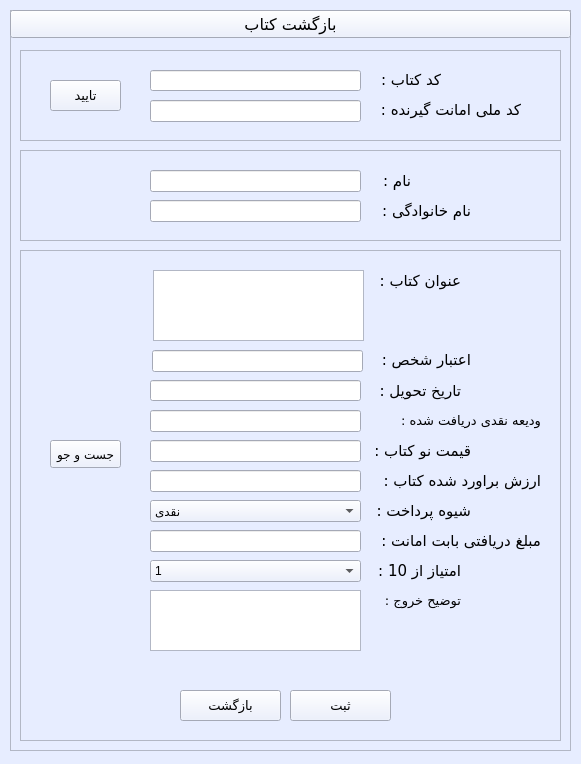
<?xml version="1.0" encoding="UTF-8"?>
<ui version="4.0">
 <class>return_book</class>
 <widget class="QWidget" name="return_book">
  <property name="geometry">
   <rect>
    <x>0</x>
    <y>0</y>
    <width>581</width>
    <height>764</height>
   </rect>
  </property>
  <property name="minimumSize">
   <size>
    <width>581</width>
    <height>764</height>
   </size>
  </property>
  <property name="maximumSize">
   <size>
    <width>581</width>
    <height>764</height>
   </size>
  </property>
  <property name="palette">
   <palette>
    <active>
     <colorrole role="WindowText">
      <brush brushstyle="SolidPattern">
       <color alpha="255">
        <red>0</red>
        <green>0</green>
        <blue>0</blue>
       </color>
      </brush>
     </colorrole>
     <colorrole role="Button">
      <brush brushstyle="SolidPattern">
       <color alpha="255">
        <red>231</red>
        <green>237</green>
        <blue>255</blue>
       </color>
      </brush>
     </colorrole>
     <colorrole role="Light">
      <brush brushstyle="SolidPattern">
       <color alpha="255">
        <red>255</red>
        <green>255</green>
        <blue>255</blue>
       </color>
      </brush>
     </colorrole>
     <colorrole role="Midlight">
      <brush brushstyle="SolidPattern">
       <color alpha="255">
        <red>243</red>
        <green>246</green>
        <blue>255</blue>
       </color>
      </brush>
     </colorrole>
     <colorrole role="Dark">
      <brush brushstyle="SolidPattern">
       <color alpha="255">
        <red>115</red>
        <green>118</green>
        <blue>127</blue>
       </color>
      </brush>
     </colorrole>
     <colorrole role="Mid">
      <brush brushstyle="SolidPattern">
       <color alpha="255">
        <red>154</red>
        <green>158</green>
        <blue>170</blue>
       </color>
      </brush>
     </colorrole>
     <colorrole role="Text">
      <brush brushstyle="SolidPattern">
       <color alpha="255">
        <red>0</red>
        <green>0</green>
        <blue>0</blue>
       </color>
      </brush>
     </colorrole>
     <colorrole role="BrightText">
      <brush brushstyle="SolidPattern">
       <color alpha="255">
        <red>255</red>
        <green>255</green>
        <blue>255</blue>
       </color>
      </brush>
     </colorrole>
     <colorrole role="ButtonText">
      <brush brushstyle="SolidPattern">
       <color alpha="255">
        <red>0</red>
        <green>0</green>
        <blue>0</blue>
       </color>
      </brush>
     </colorrole>
     <colorrole role="Base">
      <brush brushstyle="SolidPattern">
       <color alpha="255">
        <red>255</red>
        <green>255</green>
        <blue>255</blue>
       </color>
      </brush>
     </colorrole>
     <colorrole role="Window">
      <brush brushstyle="SolidPattern">
       <color alpha="255">
        <red>231</red>
        <green>237</green>
        <blue>255</blue>
       </color>
      </brush>
     </colorrole>
     <colorrole role="Shadow">
      <brush brushstyle="SolidPattern">
       <color alpha="255">
        <red>0</red>
        <green>0</green>
        <blue>0</blue>
       </color>
      </brush>
     </colorrole>
     <colorrole role="AlternateBase">
      <brush brushstyle="SolidPattern">
       <color alpha="255">
        <red>243</red>
        <green>246</green>
        <blue>255</blue>
       </color>
      </brush>
     </colorrole>
     <colorrole role="ToolTipBase">
      <brush brushstyle="SolidPattern">
       <color alpha="255">
        <red>255</red>
        <green>255</green>
        <blue>220</blue>
       </color>
      </brush>
     </colorrole>
     <colorrole role="ToolTipText">
      <brush brushstyle="SolidPattern">
       <color alpha="255">
        <red>0</red>
        <green>0</green>
        <blue>0</blue>
       </color>
      </brush>
     </colorrole>
    </active>
    <inactive>
     <colorrole role="WindowText">
      <brush brushstyle="SolidPattern">
       <color alpha="255">
        <red>0</red>
        <green>0</green>
        <blue>0</blue>
       </color>
      </brush>
     </colorrole>
     <colorrole role="Button">
      <brush brushstyle="SolidPattern">
       <color alpha="255">
        <red>231</red>
        <green>237</green>
        <blue>255</blue>
       </color>
      </brush>
     </colorrole>
     <colorrole role="Light">
      <brush brushstyle="SolidPattern">
       <color alpha="255">
        <red>255</red>
        <green>255</green>
        <blue>255</blue>
       </color>
      </brush>
     </colorrole>
     <colorrole role="Midlight">
      <brush brushstyle="SolidPattern">
       <color alpha="255">
        <red>243</red>
        <green>246</green>
        <blue>255</blue>
       </color>
      </brush>
     </colorrole>
     <colorrole role="Dark">
      <brush brushstyle="SolidPattern">
       <color alpha="255">
        <red>115</red>
        <green>118</green>
        <blue>127</blue>
       </color>
      </brush>
     </colorrole>
     <colorrole role="Mid">
      <brush brushstyle="SolidPattern">
       <color alpha="255">
        <red>154</red>
        <green>158</green>
        <blue>170</blue>
       </color>
      </brush>
     </colorrole>
     <colorrole role="Text">
      <brush brushstyle="SolidPattern">
       <color alpha="255">
        <red>0</red>
        <green>0</green>
        <blue>0</blue>
       </color>
      </brush>
     </colorrole>
     <colorrole role="BrightText">
      <brush brushstyle="SolidPattern">
       <color alpha="255">
        <red>255</red>
        <green>255</green>
        <blue>255</blue>
       </color>
      </brush>
     </colorrole>
     <colorrole role="ButtonText">
      <brush brushstyle="SolidPattern">
       <color alpha="255">
        <red>0</red>
        <green>0</green>
        <blue>0</blue>
       </color>
      </brush>
     </colorrole>
     <colorrole role="Base">
      <brush brushstyle="SolidPattern">
       <color alpha="255">
        <red>255</red>
        <green>255</green>
        <blue>255</blue>
       </color>
      </brush>
     </colorrole>
     <colorrole role="Window">
      <brush brushstyle="SolidPattern">
       <color alpha="255">
        <red>231</red>
        <green>237</green>
        <blue>255</blue>
       </color>
      </brush>
     </colorrole>
     <colorrole role="Shadow">
      <brush brushstyle="SolidPattern">
       <color alpha="255">
        <red>0</red>
        <green>0</green>
        <blue>0</blue>
       </color>
      </brush>
     </colorrole>
     <colorrole role="AlternateBase">
      <brush brushstyle="SolidPattern">
       <color alpha="255">
        <red>243</red>
        <green>246</green>
        <blue>255</blue>
       </color>
      </brush>
     </colorrole>
     <colorrole role="ToolTipBase">
      <brush brushstyle="SolidPattern">
       <color alpha="255">
        <red>255</red>
        <green>255</green>
        <blue>220</blue>
       </color>
      </brush>
     </colorrole>
     <colorrole role="ToolTipText">
      <brush brushstyle="SolidPattern">
       <color alpha="255">
        <red>0</red>
        <green>0</green>
        <blue>0</blue>
       </color>
      </brush>
     </colorrole>
    </inactive>
    <disabled>
     <colorrole role="WindowText">
      <brush brushstyle="SolidPattern">
       <color alpha="255">
        <red>115</red>
        <green>118</green>
        <blue>127</blue>
       </color>
      </brush>
     </colorrole>
     <colorrole role="Button">
      <brush brushstyle="SolidPattern">
       <color alpha="255">
        <red>231</red>
        <green>237</green>
        <blue>255</blue>
       </color>
      </brush>
     </colorrole>
     <colorrole role="Light">
      <brush brushstyle="SolidPattern">
       <color alpha="255">
        <red>255</red>
        <green>255</green>
        <blue>255</blue>
       </color>
      </brush>
     </colorrole>
     <colorrole role="Midlight">
      <brush brushstyle="SolidPattern">
       <color alpha="255">
        <red>243</red>
        <green>246</green>
        <blue>255</blue>
       </color>
      </brush>
     </colorrole>
     <colorrole role="Dark">
      <brush brushstyle="SolidPattern">
       <color alpha="255">
        <red>115</red>
        <green>118</green>
        <blue>127</blue>
       </color>
      </brush>
     </colorrole>
     <colorrole role="Mid">
      <brush brushstyle="SolidPattern">
       <color alpha="255">
        <red>154</red>
        <green>158</green>
        <blue>170</blue>
       </color>
      </brush>
     </colorrole>
     <colorrole role="Text">
      <brush brushstyle="SolidPattern">
       <color alpha="255">
        <red>115</red>
        <green>118</green>
        <blue>127</blue>
       </color>
      </brush>
     </colorrole>
     <colorrole role="BrightText">
      <brush brushstyle="SolidPattern">
       <color alpha="255">
        <red>255</red>
        <green>255</green>
        <blue>255</blue>
       </color>
      </brush>
     </colorrole>
     <colorrole role="ButtonText">
      <brush brushstyle="SolidPattern">
       <color alpha="255">
        <red>115</red>
        <green>118</green>
        <blue>127</blue>
       </color>
      </brush>
     </colorrole>
     <colorrole role="Base">
      <brush brushstyle="SolidPattern">
       <color alpha="255">
        <red>231</red>
        <green>237</green>
        <blue>255</blue>
       </color>
      </brush>
     </colorrole>
     <colorrole role="Window">
      <brush brushstyle="SolidPattern">
       <color alpha="255">
        <red>231</red>
        <green>237</green>
        <blue>255</blue>
       </color>
      </brush>
     </colorrole>
     <colorrole role="Shadow">
      <brush brushstyle="SolidPattern">
       <color alpha="255">
        <red>0</red>
        <green>0</green>
        <blue>0</blue>
       </color>
      </brush>
     </colorrole>
     <colorrole role="AlternateBase">
      <brush brushstyle="SolidPattern">
       <color alpha="255">
        <red>231</red>
        <green>237</green>
        <blue>255</blue>
       </color>
      </brush>
     </colorrole>
     <colorrole role="ToolTipBase">
      <brush brushstyle="SolidPattern">
       <color alpha="255">
        <red>255</red>
        <green>255</green>
        <blue>220</blue>
       </color>
      </brush>
     </colorrole>
     <colorrole role="ToolTipText">
      <brush brushstyle="SolidPattern">
       <color alpha="255">
        <red>0</red>
        <green>0</green>
        <blue>0</blue>
       </color>
      </brush>
     </colorrole>
    </disabled>
   </palette>
  </property>
  <property name="windowTitle">
   <string>بازگشت کتاب</string>
  </property>
  <widget class="QFrame" name="main_frame">
   <property name="geometry">
    <rect>
     <x>10</x>
     <y>10</y>
     <width>561</width>
     <height>741</height>
    </rect>
   </property>
   <property name="palette">
    <palette>
     <active>
      <colorrole role="WindowText">
       <brush brushstyle="SolidPattern">
        <color alpha="255">
         <red>0</red>
         <green>0</green>
         <blue>0</blue>
        </color>
       </brush>
      </colorrole>
      <colorrole role="Button">
       <brush brushstyle="SolidPattern">
        <color alpha="255">
         <red>231</red>
         <green>237</green>
         <blue>255</blue>
        </color>
       </brush>
      </colorrole>
      <colorrole role="Light">
       <brush brushstyle="SolidPattern">
        <color alpha="255">
         <red>255</red>
         <green>255</green>
         <blue>255</blue>
        </color>
       </brush>
      </colorrole>
      <colorrole role="Midlight">
       <brush brushstyle="SolidPattern">
        <color alpha="255">
         <red>243</red>
         <green>246</green>
         <blue>255</blue>
        </color>
       </brush>
      </colorrole>
      <colorrole role="Dark">
       <brush brushstyle="SolidPattern">
        <color alpha="255">
         <red>115</red>
         <green>118</green>
         <blue>127</blue>
        </color>
       </brush>
      </colorrole>
      <colorrole role="Mid">
       <brush brushstyle="SolidPattern">
        <color alpha="255">
         <red>154</red>
         <green>158</green>
         <blue>170</blue>
        </color>
       </brush>
      </colorrole>
      <colorrole role="Text">
       <brush brushstyle="SolidPattern">
        <color alpha="255">
         <red>0</red>
         <green>0</green>
         <blue>0</blue>
        </color>
       </brush>
      </colorrole>
      <colorrole role="BrightText">
       <brush brushstyle="SolidPattern">
        <color alpha="255">
         <red>255</red>
         <green>255</green>
         <blue>255</blue>
        </color>
       </brush>
      </colorrole>
      <colorrole role="ButtonText">
       <brush brushstyle="SolidPattern">
        <color alpha="255">
         <red>0</red>
         <green>0</green>
         <blue>0</blue>
        </color>
       </brush>
      </colorrole>
      <colorrole role="Base">
       <brush brushstyle="SolidPattern">
        <color alpha="255">
         <red>255</red>
         <green>255</green>
         <blue>255</blue>
        </color>
       </brush>
      </colorrole>
      <colorrole role="Window">
       <brush brushstyle="SolidPattern">
        <color alpha="255">
         <red>231</red>
         <green>237</green>
         <blue>255</blue>
        </color>
       </brush>
      </colorrole>
      <colorrole role="Shadow">
       <brush brushstyle="SolidPattern">
        <color alpha="255">
         <red>0</red>
         <green>0</green>
         <blue>0</blue>
        </color>
       </brush>
      </colorrole>
      <colorrole role="AlternateBase">
       <brush brushstyle="SolidPattern">
        <color alpha="255">
         <red>243</red>
         <green>246</green>
         <blue>255</blue>
        </color>
       </brush>
      </colorrole>
      <colorrole role="ToolTipBase">
       <brush brushstyle="SolidPattern">
        <color alpha="255">
         <red>255</red>
         <green>255</green>
         <blue>220</blue>
        </color>
       </brush>
      </colorrole>
      <colorrole role="ToolTipText">
       <brush brushstyle="SolidPattern">
        <color alpha="255">
         <red>0</red>
         <green>0</green>
         <blue>0</blue>
        </color>
       </brush>
      </colorrole>
     </active>
     <inactive>
      <colorrole role="WindowText">
       <brush brushstyle="SolidPattern">
        <color alpha="255">
         <red>0</red>
         <green>0</green>
         <blue>0</blue>
        </color>
       </brush>
      </colorrole>
      <colorrole role="Button">
       <brush brushstyle="SolidPattern">
        <color alpha="255">
         <red>231</red>
         <green>237</green>
         <blue>255</blue>
        </color>
       </brush>
      </colorrole>
      <colorrole role="Light">
       <brush brushstyle="SolidPattern">
        <color alpha="255">
         <red>255</red>
         <green>255</green>
         <blue>255</blue>
        </color>
       </brush>
      </colorrole>
      <colorrole role="Midlight">
       <brush brushstyle="SolidPattern">
        <color alpha="255">
         <red>243</red>
         <green>246</green>
         <blue>255</blue>
        </color>
       </brush>
      </colorrole>
      <colorrole role="Dark">
       <brush brushstyle="SolidPattern">
        <color alpha="255">
         <red>115</red>
         <green>118</green>
         <blue>127</blue>
        </color>
       </brush>
      </colorrole>
      <colorrole role="Mid">
       <brush brushstyle="SolidPattern">
        <color alpha="255">
         <red>154</red>
         <green>158</green>
         <blue>170</blue>
        </color>
       </brush>
      </colorrole>
      <colorrole role="Text">
       <brush brushstyle="SolidPattern">
        <color alpha="255">
         <red>0</red>
         <green>0</green>
         <blue>0</blue>
        </color>
       </brush>
      </colorrole>
      <colorrole role="BrightText">
       <brush brushstyle="SolidPattern">
        <color alpha="255">
         <red>255</red>
         <green>255</green>
         <blue>255</blue>
        </color>
       </brush>
      </colorrole>
      <colorrole role="ButtonText">
       <brush brushstyle="SolidPattern">
        <color alpha="255">
         <red>0</red>
         <green>0</green>
         <blue>0</blue>
        </color>
       </brush>
      </colorrole>
      <colorrole role="Base">
       <brush brushstyle="SolidPattern">
        <color alpha="255">
         <red>255</red>
         <green>255</green>
         <blue>255</blue>
        </color>
       </brush>
      </colorrole>
      <colorrole role="Window">
       <brush brushstyle="SolidPattern">
        <color alpha="255">
         <red>231</red>
         <green>237</green>
         <blue>255</blue>
        </color>
       </brush>
      </colorrole>
      <colorrole role="Shadow">
       <brush brushstyle="SolidPattern">
        <color alpha="255">
         <red>0</red>
         <green>0</green>
         <blue>0</blue>
        </color>
       </brush>
      </colorrole>
      <colorrole role="AlternateBase">
       <brush brushstyle="SolidPattern">
        <color alpha="255">
         <red>243</red>
         <green>246</green>
         <blue>255</blue>
        </color>
       </brush>
      </colorrole>
      <colorrole role="ToolTipBase">
       <brush brushstyle="SolidPattern">
        <color alpha="255">
         <red>255</red>
         <green>255</green>
         <blue>220</blue>
        </color>
       </brush>
      </colorrole>
      <colorrole role="ToolTipText">
       <brush brushstyle="SolidPattern">
        <color alpha="255">
         <red>0</red>
         <green>0</green>
         <blue>0</blue>
        </color>
       </brush>
      </colorrole>
     </inactive>
     <disabled>
      <colorrole role="WindowText">
       <brush brushstyle="SolidPattern">
        <color alpha="255">
         <red>115</red>
         <green>118</green>
         <blue>127</blue>
        </color>
       </brush>
      </colorrole>
      <colorrole role="Button">
       <brush brushstyle="SolidPattern">
        <color alpha="255">
         <red>231</red>
         <green>237</green>
         <blue>255</blue>
        </color>
       </brush>
      </colorrole>
      <colorrole role="Light">
       <brush brushstyle="SolidPattern">
        <color alpha="255">
         <red>255</red>
         <green>255</green>
         <blue>255</blue>
        </color>
       </brush>
      </colorrole>
      <colorrole role="Midlight">
       <brush brushstyle="SolidPattern">
        <color alpha="255">
         <red>243</red>
         <green>246</green>
         <blue>255</blue>
        </color>
       </brush>
      </colorrole>
      <colorrole role="Dark">
       <brush brushstyle="SolidPattern">
        <color alpha="255">
         <red>115</red>
         <green>118</green>
         <blue>127</blue>
        </color>
       </brush>
      </colorrole>
      <colorrole role="Mid">
       <brush brushstyle="SolidPattern">
        <color alpha="255">
         <red>154</red>
         <green>158</green>
         <blue>170</blue>
        </color>
       </brush>
      </colorrole>
      <colorrole role="Text">
       <brush brushstyle="SolidPattern">
        <color alpha="255">
         <red>115</red>
         <green>118</green>
         <blue>127</blue>
        </color>
       </brush>
      </colorrole>
      <colorrole role="BrightText">
       <brush brushstyle="SolidPattern">
        <color alpha="255">
         <red>255</red>
         <green>255</green>
         <blue>255</blue>
        </color>
       </brush>
      </colorrole>
      <colorrole role="ButtonText">
       <brush brushstyle="SolidPattern">
        <color alpha="255">
         <red>115</red>
         <green>118</green>
         <blue>127</blue>
        </color>
       </brush>
      </colorrole>
      <colorrole role="Base">
       <brush brushstyle="SolidPattern">
        <color alpha="255">
         <red>231</red>
         <green>237</green>
         <blue>255</blue>
        </color>
       </brush>
      </colorrole>
      <colorrole role="Window">
       <brush brushstyle="SolidPattern">
        <color alpha="255">
         <red>231</red>
         <green>237</green>
         <blue>255</blue>
        </color>
       </brush>
      </colorrole>
      <colorrole role="Shadow">
       <brush brushstyle="SolidPattern">
        <color alpha="255">
         <red>0</red>
         <green>0</green>
         <blue>0</blue>
        </color>
       </brush>
      </colorrole>
      <colorrole role="AlternateBase">
       <brush brushstyle="SolidPattern">
        <color alpha="255">
         <red>231</red>
         <green>237</green>
         <blue>255</blue>
        </color>
       </brush>
      </colorrole>
      <colorrole role="ToolTipBase">
       <brush brushstyle="SolidPattern">
        <color alpha="255">
         <red>255</red>
         <green>255</green>
         <blue>220</blue>
        </color>
       </brush>
      </colorrole>
      <colorrole role="ToolTipText">
       <brush brushstyle="SolidPattern">
        <color alpha="255">
         <red>0</red>
         <green>0</green>
         <blue>0</blue>
        </color>
       </brush>
      </colorrole>
     </disabled>
    </palette>
   </property>
   <property name="frameShape">
    <enum>QFrame::StyledPanel</enum>
   </property>
   <property name="frameShadow">
    <enum>QFrame::Sunken</enum>
   </property>
   <widget class="QPushButton" name="returnbook_btn">
    <property name="geometry">
     <rect>
      <x>0</x>
      <y>0</y>
      <width>561</width>
      <height>28</height>
     </rect>
    </property>
    <property name="font">
     <font>
      <family>2  Yekan</family>
      <pointsize>12</pointsize>
     </font>
    </property>
    <property name="text">
     <string>بازگشت کتاب</string>
    </property>
   </widget>
   <widget class="QFrame" name="search_frame">
    <property name="geometry">
     <rect>
      <x>10</x>
      <y>40</y>
      <width>541</width>
      <height>91</height>
     </rect>
    </property>
    <property name="frameShape">
     <enum>QFrame::StyledPanel</enum>
    </property>
    <property name="frameShadow">
     <enum>QFrame::Sunken</enum>
    </property>
    <widget class="QLineEdit" name="bcode_entry">
     <property name="geometry">
      <rect>
       <x>130</x>
       <y>20</y>
       <width>211</width>
       <height>21</height>
      </rect>
     </property>
    </widget>
    <widget class="QLabel" name="bcode_lbl">
     <property name="geometry">
      <rect>
       <x>350</x>
       <y>20</y>
       <width>71</width>
       <height>20</height>
      </rect>
     </property>
     <property name="font">
      <font>
       <family>2  Yekan</family>
       <pointsize>11</pointsize>
      </font>
     </property>
     <property name="text">
      <string>کد کتاب :</string>
     </property>
    </widget>
    <widget class="QPushButton" name="confirm_btn">
     <property name="geometry">
      <rect>
       <x>30</x>
       <y>30</y>
       <width>71</width>
       <height>31</height>
      </rect>
     </property>
     <property name="font">
      <font>
       <family>2  Yekan</family>
       <pointsize>10</pointsize>
      </font>
     </property>
     <property name="text">
      <string>تایید</string>
     </property>
    </widget>
    <widget class="QLabel" name="mellicode_lbl">
     <property name="geometry">
      <rect>
       <x>350</x>
       <y>50</y>
       <width>151</width>
       <height>20</height>
      </rect>
     </property>
     <property name="font">
      <font>
       <family>2  Yekan</family>
       <pointsize>11</pointsize>
      </font>
     </property>
     <property name="text">
      <string>کد ملی امانت گیرنده :</string>
     </property>
    </widget>
    <widget class="QLineEdit" name="mellicode_entry">
     <property name="geometry">
      <rect>
       <x>130</x>
       <y>50</y>
       <width>211</width>
       <height>22</height>
      </rect>
     </property>
    </widget>
   </widget>
   <widget class="QFrame" name="userinfo_frame">
    <property name="geometry">
     <rect>
      <x>10</x>
      <y>140</y>
      <width>541</width>
      <height>91</height>
     </rect>
    </property>
    <property name="frameShape">
     <enum>QFrame::StyledPanel</enum>
    </property>
    <property name="frameShadow">
     <enum>QFrame::Sunken</enum>
    </property>
    <widget class="QLineEdit" name="name_entry">
     <property name="geometry">
      <rect>
       <x>130</x>
       <y>20</y>
       <width>211</width>
       <height>22</height>
      </rect>
     </property>
    </widget>
    <widget class="QLineEdit" name="family_entry">
     <property name="geometry">
      <rect>
       <x>130</x>
       <y>50</y>
       <width>211</width>
       <height>22</height>
      </rect>
     </property>
    </widget>
    <widget class="QLabel" name="name_lbl">
     <property name="geometry">
      <rect>
       <x>350</x>
       <y>20</y>
       <width>41</width>
       <height>21</height>
      </rect>
     </property>
     <property name="font">
      <font>
       <family>2  Yekan</family>
       <pointsize>11</pointsize>
      </font>
     </property>
     <property name="text">
      <string>نام :</string>
     </property>
    </widget>
    <widget class="QLabel" name="family_lbl">
     <property name="geometry">
      <rect>
       <x>350</x>
       <y>50</y>
       <width>101</width>
       <height>21</height>
      </rect>
     </property>
     <property name="font">
      <font>
       <family>2  Yekan</family>
       <pointsize>11</pointsize>
      </font>
     </property>
     <property name="text">
      <string>نام خانوادگی :</string>
     </property>
    </widget>
   </widget>
   <widget class="QFrame" name="bookinfo_frame">
    <property name="geometry">
     <rect>
      <x>10</x>
      <y>240</y>
      <width>541</width>
      <height>491</height>
     </rect>
    </property>
    <property name="frameShape">
     <enum>QFrame::StyledPanel</enum>
    </property>
    <property name="frameShadow">
     <enum>QFrame::Sunken</enum>
    </property>
    <widget class="QLineEdit" name="cash_entry">
     <property name="geometry">
      <rect>
       <x>130</x>
       <y>160</y>
       <width>211</width>
       <height>22</height>
      </rect>
     </property>
     <property name="text">
      <string/>
     </property>
    </widget>
    <widget class="QLabel" name="credit_lbl">
     <property name="geometry">
      <rect>
       <x>350</x>
       <y>100</y>
       <width>101</width>
       <height>20</height>
      </rect>
     </property>
     <property name="font">
      <font>
       <family>2  Yekan</family>
       <pointsize>11</pointsize>
      </font>
     </property>
     <property name="text">
      <string>اعتبار شخص :</string>
     </property>
    </widget>
    <widget class="QLabel" name="bookname_lbl">
     <property name="geometry">
      <rect>
       <x>350</x>
       <y>20</y>
       <width>91</width>
       <height>21</height>
      </rect>
     </property>
     <property name="font">
      <font>
       <family>2  Yekan</family>
       <pointsize>11</pointsize>
      </font>
     </property>
     <property name="text">
      <string>عنوان کتاب :</string>
     </property>
    </widget>
    <widget class="QLabel" name="indate_lbl">
     <property name="geometry">
      <rect>
       <x>350</x>
       <y>120</y>
       <width>91</width>
       <height>41</height>
      </rect>
     </property>
     <property name="font">
      <font>
       <family>2  Yekan</family>
       <pointsize>11</pointsize>
      </font>
     </property>
     <property name="text">
      <string>تاریخ تحویل :</string>
     </property>
    </widget>
    <widget class="QLineEdit" name="indate_entry">
     <property name="geometry">
      <rect>
       <x>130</x>
       <y>130</y>
       <width>211</width>
       <height>21</height>
      </rect>
     </property>
    </widget>
    <widget class="QLabel" name="totalamount_lbl">
     <property name="geometry">
      <rect>
       <x>340</x>
       <y>270</y>
       <width>181</width>
       <height>41</height>
      </rect>
     </property>
     <property name="font">
      <font>
       <family>2  Yekan</family>
       <pointsize>11</pointsize>
      </font>
     </property>
     <property name="text">
      <string>مبلغ دریافتی بابت امانت :</string>
     </property>
    </widget>
    <widget class="QLabel" name="price_lbl">
     <property name="geometry">
      <rect>
       <x>340</x>
       <y>190</y>
       <width>111</width>
       <height>21</height>
      </rect>
     </property>
     <property name="font">
      <font>
       <family>2  Yekan</family>
       <pointsize>11</pointsize>
      </font>
     </property>
     <property name="text">
      <string>قیمت نو کتاب :</string>
     </property>
    </widget>
    <widget class="QLabel" name="value_lbl">
     <property name="geometry">
      <rect>
       <x>340</x>
       <y>220</y>
       <width>181</width>
       <height>21</height>
      </rect>
     </property>
     <property name="font">
      <font>
       <family>2  Yekan</family>
       <pointsize>11</pointsize>
      </font>
     </property>
     <property name="text">
      <string>ارزش براورد شده کتاب :</string>
     </property>
    </widget>
    <widget class="QLabel" name="payexplane_lbl">
     <property name="geometry">
      <rect>
       <x>350</x>
       <y>250</y>
       <width>101</width>
       <height>21</height>
      </rect>
     </property>
     <property name="font">
      <font>
       <family>2  Yekan</family>
       <pointsize>11</pointsize>
      </font>
     </property>
     <property name="text">
      <string>شیوه پرداخت :</string>
     </property>
    </widget>
    <widget class="QLabel" name="rate_lbl">
     <property name="geometry">
      <rect>
       <x>350</x>
       <y>300</y>
       <width>91</width>
       <height>41</height>
      </rect>
     </property>
     <property name="font">
      <font>
       <family>2  Yekan</family>
       <pointsize>11</pointsize>
      </font>
     </property>
     <property name="text">
      <string>امتیاز از 10 :</string>
     </property>
    </widget>
    <widget class="QLabel" name="outexplane_lbl">
     <property name="geometry">
      <rect>
       <x>350</x>
       <y>330</y>
       <width>91</width>
       <height>41</height>
      </rect>
     </property>
     <property name="font">
      <font>
       <family>2  Yekan</family>
       <pointsize>10</pointsize>
      </font>
     </property>
     <property name="text">
      <string>توضیح خروج :</string>
     </property>
    </widget>
    <widget class="QPushButton" name="save_btn">
     <property name="geometry">
      <rect>
       <x>270</x>
       <y>440</y>
       <width>101</width>
       <height>31</height>
      </rect>
     </property>
     <property name="font">
      <font>
       <family>2  Yekan</family>
       <pointsize>10</pointsize>
      </font>
     </property>
     <property name="text">
      <string>ثبت</string>
     </property>
    </widget>
    <widget class="QPushButton" name="return_btn">
     <property name="geometry">
      <rect>
       <x>160</x>
       <y>440</y>
       <width>101</width>
       <height>31</height>
      </rect>
     </property>
     <property name="font">
      <font>
       <family>2  Yekan</family>
       <pointsize>10</pointsize>
      </font>
     </property>
     <property name="text">
      <string>بازگشت</string>
     </property>
    </widget>
    <widget class="QLineEdit" name="totalamount_entry">
     <property name="geometry">
      <rect>
       <x>130</x>
       <y>280</y>
       <width>211</width>
       <height>22</height>
      </rect>
     </property>
    </widget>
    <widget class="QLineEdit" name="price_entry">
     <property name="geometry">
      <rect>
       <x>130</x>
       <y>190</y>
       <width>211</width>
       <height>22</height>
      </rect>
     </property>
    </widget>
    <widget class="QLineEdit" name="value_entry">
     <property name="geometry">
      <rect>
       <x>130</x>
       <y>220</y>
       <width>211</width>
       <height>22</height>
      </rect>
     </property>
    </widget>
    <widget class="QTextEdit" name="outexplane_textedite">
     <property name="geometry">
      <rect>
       <x>130</x>
       <y>340</y>
       <width>211</width>
       <height>61</height>
      </rect>
     </property>
     <property name="html">
      <string>&lt;!DOCTYPE HTML PUBLIC &quot;-//W3C//DTD HTML 4.0//EN&quot; &quot;http://www.w3.org/TR/REC-html40/strict.dtd&quot;&gt;
&lt;html&gt;&lt;head&gt;&lt;meta name=&quot;qrichtext&quot; content=&quot;1&quot; /&gt;&lt;style type=&quot;text/css&quot;&gt;
p, li { white-space: pre-wrap; }
&lt;/style&gt;&lt;/head&gt;&lt;body style=&quot; font-family:'MS Shell Dlg 2'; font-size:7.8pt; font-weight:400; font-style:normal;&quot;&gt;
&lt;p style=&quot;-qt-paragraph-type:empty; margin-top:0px; margin-bottom:0px; margin-left:0px; margin-right:0px; -qt-block-indent:0; text-indent:0px;&quot;&gt;&lt;br /&gt;&lt;/p&gt;&lt;/body&gt;&lt;/html&gt;</string>
     </property>
    </widget>
    <widget class="QComboBox" name="payexplane_comboBox">
     <property name="geometry">
      <rect>
       <x>130</x>
       <y>250</y>
       <width>211</width>
       <height>22</height>
      </rect>
     </property>
     <item>
      <property name="text">
       <string>نقدی</string>
      </property>
     </item>
     <item>
      <property name="text">
       <string>اعتباری</string>
      </property>
     </item>
     <item>
      <property name="text">
       <string>نقدی_اعتباری</string>
      </property>
     </item>
    </widget>
    <widget class="QTextEdit" name="bookname_textedite">
     <property name="geometry">
      <rect>
       <x>133</x>
       <y>20</y>
       <width>211</width>
       <height>71</height>
      </rect>
     </property>
    </widget>
    <widget class="QComboBox" name="rate_comboBox">
     <property name="geometry">
      <rect>
       <x>130</x>
       <y>310</y>
       <width>211</width>
       <height>22</height>
      </rect>
     </property>
     <item>
      <property name="text">
       <string>1</string>
      </property>
     </item>
     <item>
      <property name="text">
       <string>2</string>
      </property>
     </item>
     <item>
      <property name="text">
       <string>3</string>
      </property>
     </item>
     <item>
      <property name="text">
       <string>4</string>
      </property>
     </item>
     <item>
      <property name="text">
       <string>5</string>
      </property>
     </item>
     <item>
      <property name="text">
       <string>6</string>
      </property>
     </item>
     <item>
      <property name="text">
       <string>7</string>
      </property>
     </item>
     <item>
      <property name="text">
       <string>8</string>
      </property>
     </item>
     <item>
      <property name="text">
       <string>9</string>
      </property>
     </item>
     <item>
      <property name="text">
       <string>10</string>
      </property>
     </item>
    </widget>
    <widget class="QLineEdit" name="credit_entry">
     <property name="geometry">
      <rect>
       <x>132</x>
       <y>100</y>
       <width>211</width>
       <height>22</height>
      </rect>
     </property>
    </widget>
    <widget class="QLabel" name="cash_lbl">
     <property name="geometry">
      <rect>
       <x>350</x>
       <y>150</y>
       <width>171</width>
       <height>41</height>
      </rect>
     </property>
     <property name="font">
      <font>
       <family>2  Yekan</family>
       <pointsize>10</pointsize>
      </font>
     </property>
     <property name="text">
      <string>ودیعه نقدی دریافت شده :</string>
     </property>
    </widget>
    <widget class="QPushButton" name="search_btn_2">
     <property name="geometry">
      <rect>
       <x>30</x>
       <y>190</y>
       <width>71</width>
       <height>28</height>
      </rect>
     </property>
     <property name="font">
      <font>
       <family>2  Yekan</family>
       <pointsize>9</pointsize>
      </font>
     </property>
     <property name="text">
      <string>جست و جو</string>
     </property>
    </widget>
   </widget>
  </widget>
 </widget>
 <resources/>
 <connections/>
</ui>
